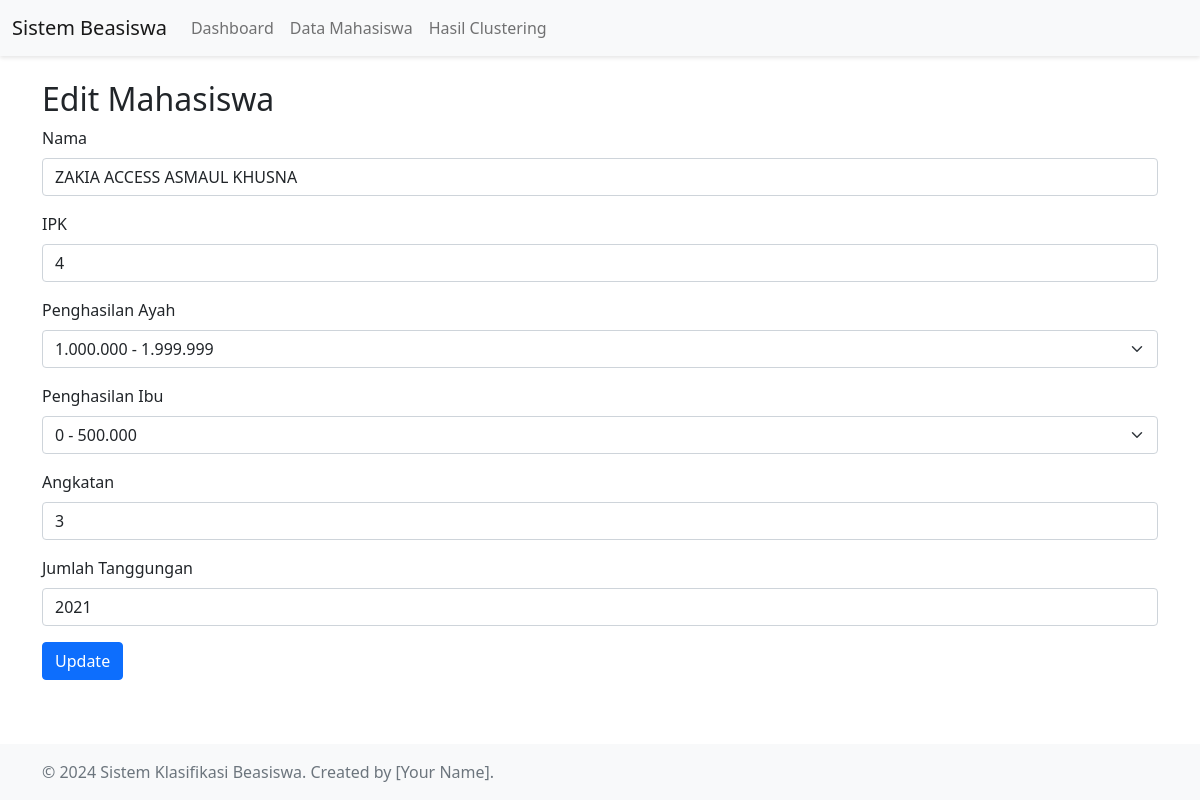
/edit_mahasiswa.php?id=937, run on the app's committed database.
### tables this page shows
CREATE TABLE `mahasiswa` (
  `id` int(11) NOT NULL,
  `nama` varchar(255) NOT NULL,
  `ipk` float NOT NULL,
  `penghasilan_ayah` enum('0 - 500.000','500.000 - 999.999','1.000.000 - 1.999.999','2.000.000 - 4.999.999','> 5.000.000') DEFAULT NULL,
  `penghasilan_ibu` enum('0 - 500.000','500.000 - 999.999','1.000.000 - 1.999.999','2.000.000 - 4.999.999','> 5.000.000') DEFAULT NULL,
  `angkatan` varchar(10) NOT NULL,
  `jumlah_tanggungan` int(11) DEFAULT NULL
);

### functions/mahasiswa_functions.php (called while the page is built, shortened)
<?php
function getMahasiswaById($pdo, $id) {
    $stmt = $pdo->prepare("SELECT * FROM mahasiswa WHERE id = ?");
    $stmt->execute([$id]);
    return $stmt->fetch();
}

### edit_mahasiswa.php (the view, shortened to what this page needs)
<?php
include 'includes/header.php';
include 'config/database.php';
include 'functions/mahasiswa_functions.php';
$id = $_GET['id'] ?? null;
$mahasiswa = getMahasiswaById($pdo, $id);
?>
<h2>Edit Mahasiswa</h2>
<form action="" method="POST">
    <div class="mb-3">
        <label for="nama" class="form-label">Nama</label>
        <input type="text" class="form-control" id="nama" name="nama" value="<?php echo $mahasiswa['nama']; ?>" required>
    </div>
    <div class="mb-3">
        <label for="ipk" class="form-label">IPK</label>
        <input type="number" step="0.01" class="form-control" id="ipk" name="ipk" value="<?php echo $mahasiswa['ipk']; ?>" required>
    </div>
    <div class="mb-3">
    <label for="penghasilan_ayah" class="form-label">Penghasilan Ayah</label>
    <select class="form-select" id="penghasilan_ayah" name="penghasilan_ayah" required>
    <option value="1.000.000 - 1.999.999" <?php echo ($mahasiswa['penghasilan_ayah'] == '1.000.000 - 1.999.999') ? 'selected' : ''; ?>>1.000.000 - 1.999.999</option>
</select>
</div>
<div class="mb-3">
    <label for="penghasilan_ibu" class="form-label">Penghasilan Ibu</label>
    <select class="form-select" id="penghasilan_ibu" name="penghasilan_ibu" required>
    <option value="0 - 500.000" <?php echo ($mahasiswa['penghasilan_ibu'] == '0 - 500.000') ? 'selected' : ''; ?>>0 - 500.000</option>
</select>
</div>
    <div class="mb-3">
        <label for="angkatan" class="form-label">Angkatan</label>
        <input type="text" class="form-control" id="angkatan" name="angkatan" value="<?php echo $mahasiswa['angkatan']; ?>" required>
    </div>
    <div class="mb-3">
    <label for="jumlah_tanggungan" class="form-label">Jumlah Tanggungan</label>
    <input type="number" class="form-control" id="jumlah_tanggungan" name="jumlah_tanggungan" value="<?php echo $mahasiswa['jumlah_tanggungan']; ?>" required min="0" max="10">
</div>
    <button type="submit" class="btn btn-primary">Update</button>
</form>
<?php include 'includes/footer.php'; ?>

### assets/css/style.css (style rules this page uses)
body { min-height: 100vh; display: flex; flex-direction: column; }

### data on the page
mahasiswa: nama "ZAKIA ACCESS ASMAUL KHUSNA", ipk "4", penghasilan_ayah "1.000.000 - 1.999.999", penghasilan_ibu "0 - 500.000", angkatan "3", jumlah_tanggungan "2021"
